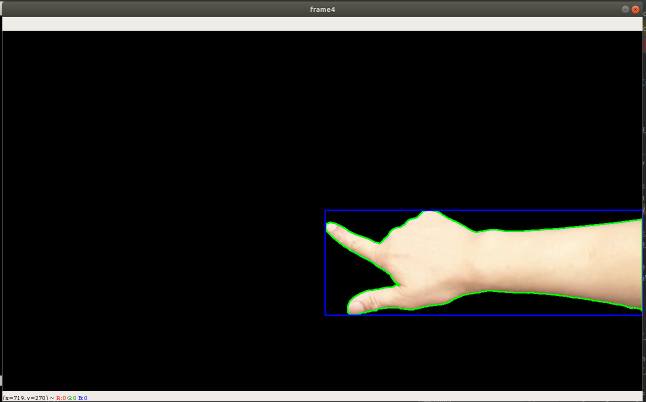
#> input picture step.png, 1291 x 804 px, given in place of step.png.mp4, which was not available (shown at 1/2 size)
$ python -i webcam4.py   (imports and definitions only)   (older library calls are emulated)
#> lines starting #> are read from the running program, lines starting #| are printed output that depends on the picture; after the words box and inside, x2 and y2 are one past the last pixel; in counts of white or black regions, pixels touching at a corner belong together; pictures that were not available may be replaced by others from this repository, and a replacement may not be noted
import cv2

from PIL import ImageFont, ImageDraw, Image
import numpy
import imutils
import os

def filter(contours):
    r_contours = []
    x=y=w=h=max_sz=0
    for contour in contours:
        area = cv2.contourArea(contour)
        (x1, y1, w1, h1) = cv2.boundingRect(contour)
        if w1*h1 > max_sz:
            max_sz = w1 * h1
            (x, y, w, h) = (x1, y1, w1, h1)
            r_contours.append(contour)
    return (x, y, w, h), r_contours

def conv(fname):
#> called with fname = 'step.png'
    i = 0
    print(fname)
    cap_i = cv2.VideoCapture('mp4s/'+fname +".mp4")
    fourcc = cv2.VideoWriter_fourcc(*'mp4v')
    cap_o = cv2.VideoWriter('mp4o/'+fname +'_o4.mp4', fourcc, 25.0, (960,540))
    while True:
        ret, frame = cap_i.read()
#> frame is the input picture: shape (804, 1291, 3); mean B, G, R 32.3, 35.2, 36.3
        if not ret:
            break
        frame0 = frame #cv2.resize(frame, (960, 540))
        #cv2.imshow("frame0", frame0)
        frame1 = frame0[:, :, 2]
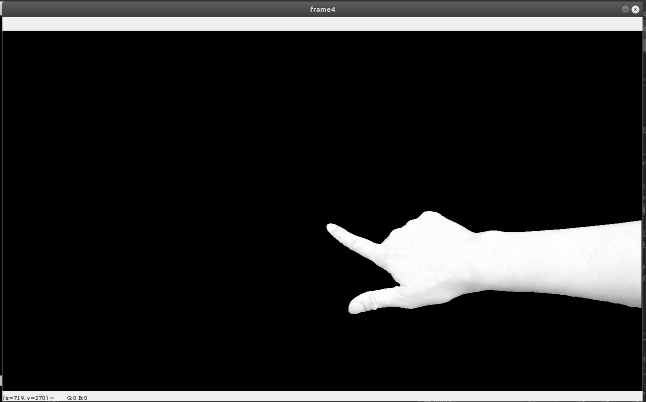
#> frame1: shape (804, 1291) (shown at 1/2 size); min 0, max 255, mean 36.3

        ret, frame2 = cv2.threshold(frame1, 120, 255, cv2.THRESH_BINARY)
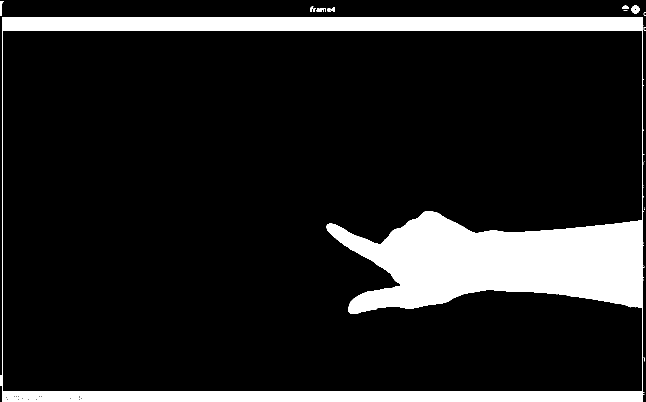
#> frame2: shape (804, 1291) (shown at 1/2 size); 14% white; 28 white regions (17 under 20 px), largest, box (x1, y1, x2, y2) and area: (653, 422, 1283, 628) 80543, (0, 34, 1289, 804) 64102, (1263, 11, 1279, 27) 196
        frame3 = cv2.cvtColor(frame2, cv2.COLOR_GRAY2BGR)
#> frame3: shape (804, 1291, 3); 14% white; 28 white regions (17 under 20 px)
        image, contours, hierarchy = cv2.findContours(frame2, cv2.RETR_EXTERNAL, cv2.CHAIN_APPROX_SIMPLE)
#> contours = 27 contours, 18 with area under 20; largest, box (x1, y1, x2, y2) and area: (0, 34, 1289, 804) 983902, (1263, 11, 1279, 27) 185, (0, 3, 8, 31) 86, (1244, 11, 1258, 18) 60, (641, 16, 652, 24) 38
        frame4 = frame3 & frame0
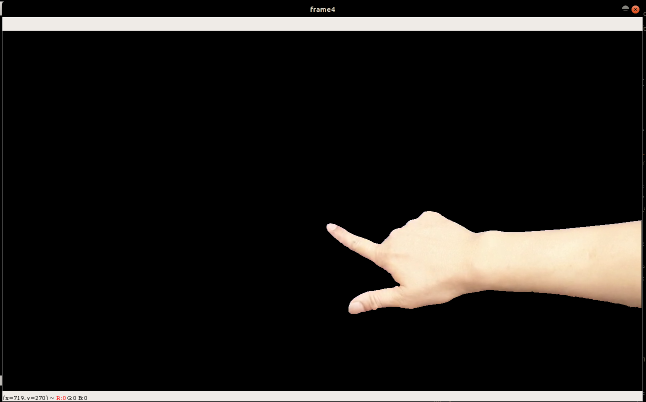
#> frame4: shape (804, 1291, 3) (shown at 1/2 size); mean B, G, R 28.2, 30.7, 33
        frame5 = None
        try:
            r, r_contours = filter(contours)
#> the loop in filter, `for contour in contours:` made 27 passes
#> (area, x1, y1, w1, h1, max_sz, x, y) on pass 16: (983902.5, 0, 34, 1289, 770, 992530, 0, 34)
#> (area, x1, y1, w1, h1) on passes 19, 20, 21, 23, 24, 25: (30.5, 654, 16, 7, 8), (38, 641, 16, 11, 8), (30.5, 633, 16, 7, 8), (31.5, 663, 14, 7, 10), (24, 621, 13, 6, 11), (185, 1263, 11, 16, 16)
#> after the loop in filter, `for contour in contours:`: h = 770; max_sz = 992530; r_contours = 3 contours, 2 with area under 20; largest, box (x1, y1, x2, y2) and area: (0, 34, 1289, 804) 983902; w = 1289; x = 0; y = 34
#> r = (0, 34, 1289, 770)
            if r[3] <= 0 or r[2] <= 0:
                continue
            # if r_contours is not None:
            #    cv2.drawContours(frame4, r_contours, -1, (0, 256, 0), 0)
            #cv2.rectangle(frame4, (r[0], r[1]), (r[0] + r[2], r[1] + r[3]), (256, 0, 0), 2)
            frame5 = frame4[r[1]:r[1] + r[3], r[0]:r[0] + r[2]]
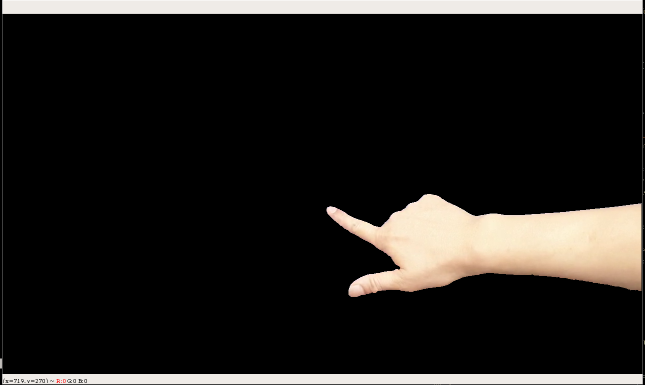
#> frame5: shape (770, 1289, 3) (shown at 1/2 size); mean B, G, R 29.4, 32, 34.4
            cap_o.write(frame5)
            #cv2.imshow("frame5", frame5)
            cv2.imwrite('jpg/'+fname + f"_{i}.jpg", frame5)
            i+=1
        except Exception as err:
            print(f"error {err}")
        if cv2.waitKey(30) > 0:
#> (key Esc is pressed here)
           break
    cap_o.release()
    cap_i.release()
    print(f'close {fname}')

# [1 line that did not run here, left out]
# [5 lines not run here, left out]

>>> result = conv('step.png')
